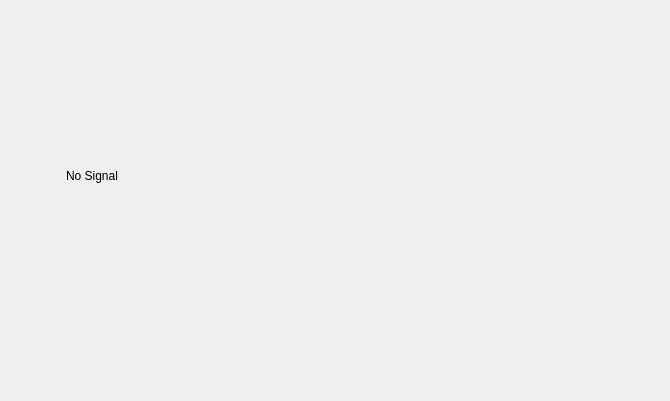
<?xml version="1.0" encoding="UTF-8"?>
<ui version="4.0">
 <class>DHUD</class>
 <widget class="QWidget" name="DHUD">
  <property name="geometry">
   <rect>
    <x>0</x>
    <y>0</y>
    <width>670</width>
    <height>401</height>
   </rect>
  </property>
  <property name="windowTitle">
   <string>Form</string>
  </property>
  <widget class="QLabel" name="label">
   <property name="geometry">
    <rect>
     <x>66</x>
     <y>30</y>
     <width>551</width>
     <height>291</height>
    </rect>
   </property>
   <property name="text">
    <string>No Signal</string>
   </property>
   <property name="textFormat">
    <enum>Qt::AutoText</enum>
   </property>
  </widget>
 </widget>
 <resources/>
 <connections/>
</ui>
